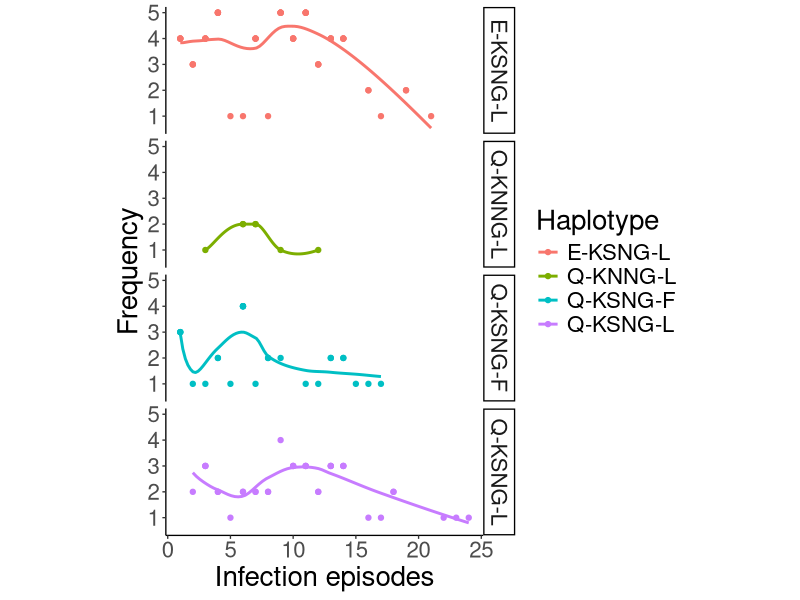
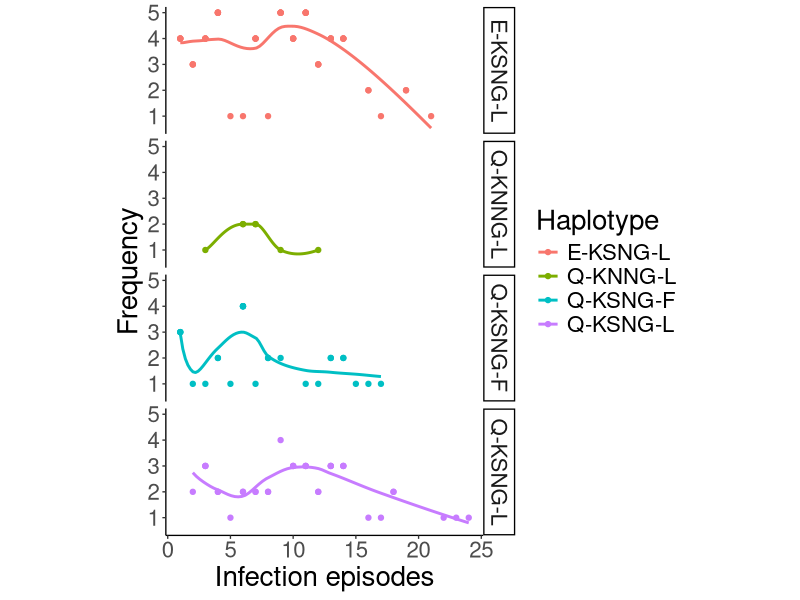

Source code (R) for these figures, in order:
## ---- chunk 1
root.dir <- here::here()
knitr::opts_chunk$set(echo = TRUE, root.dir=root.dir)
knitr::opts_knit$set(root.dir = root.dir)
knitr::opts_chunk$set(message = FALSE)
knitr::opts_chunk$set(warning = FALSE)
## ---- chunk 2
library("tidyverse")

hap_den<- readxl::read_xlsx("data/Haplotype Distribution.xlsx", col_names = TRUE)
hap_den<-rbind(hap_den)

den<-ggplot(hap_den, aes(y= Frequency, x=Episodes)) +
  stat_smooth(aes(group= Haplotype, color= Haplotype, fill=Haplotype), method="loess", size=1, formula="y ~ log(x)", se=FALSE) +
  geom_point(aes(colour=Haplotype))+
  labs(x="Infection episodes", y = "Frequency")+ facet_grid(Haplotype ~ .)+
  theme_classic(base_size = 10) +
  theme(aspect.ratio=1/2.5)+theme(text = element_text(size = 20))
den
pdf("figures/haplotype_distribution.pdf", width = 11, height = 6, pointsize=30)#save as pdf file
den
dev.off()
